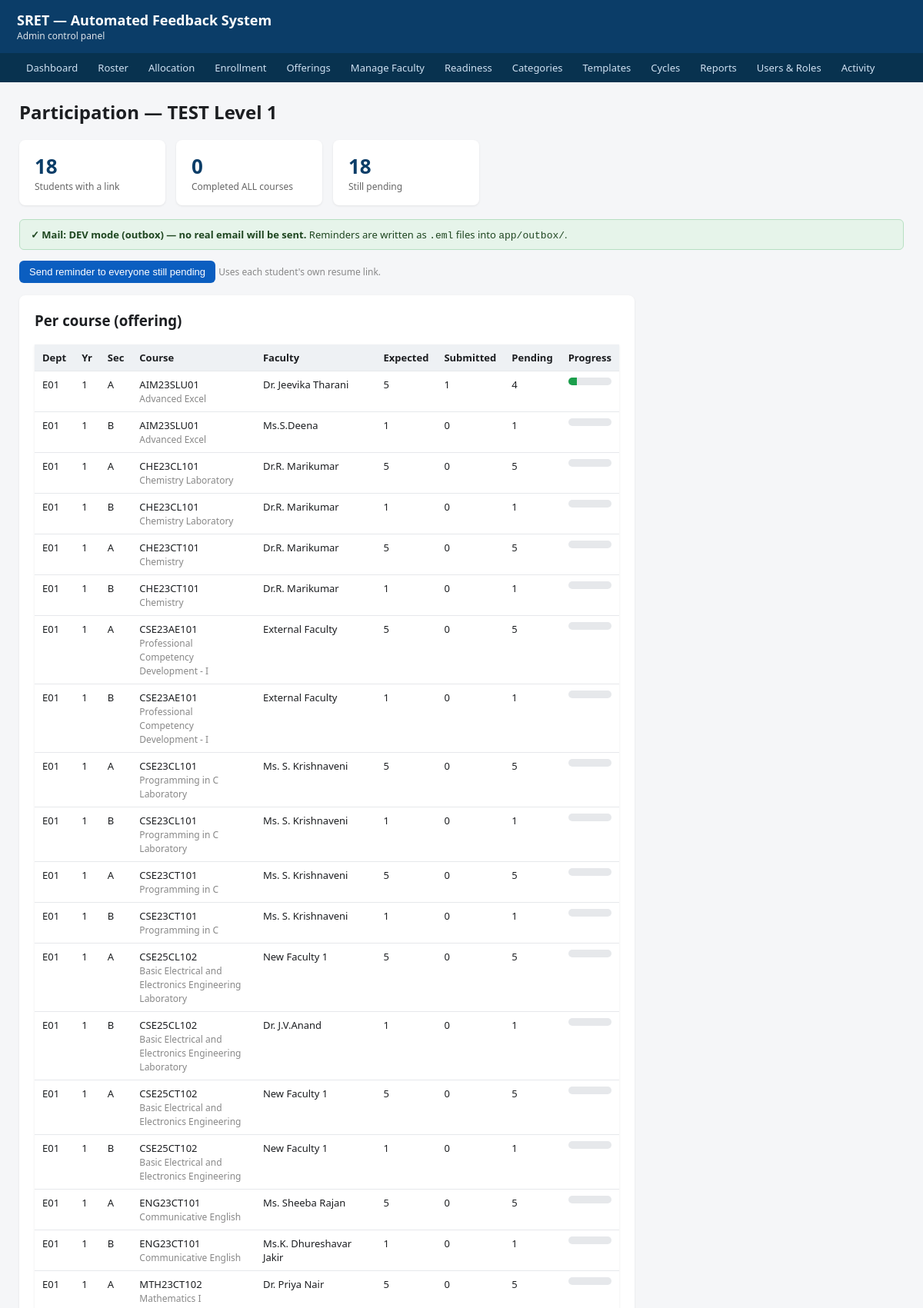
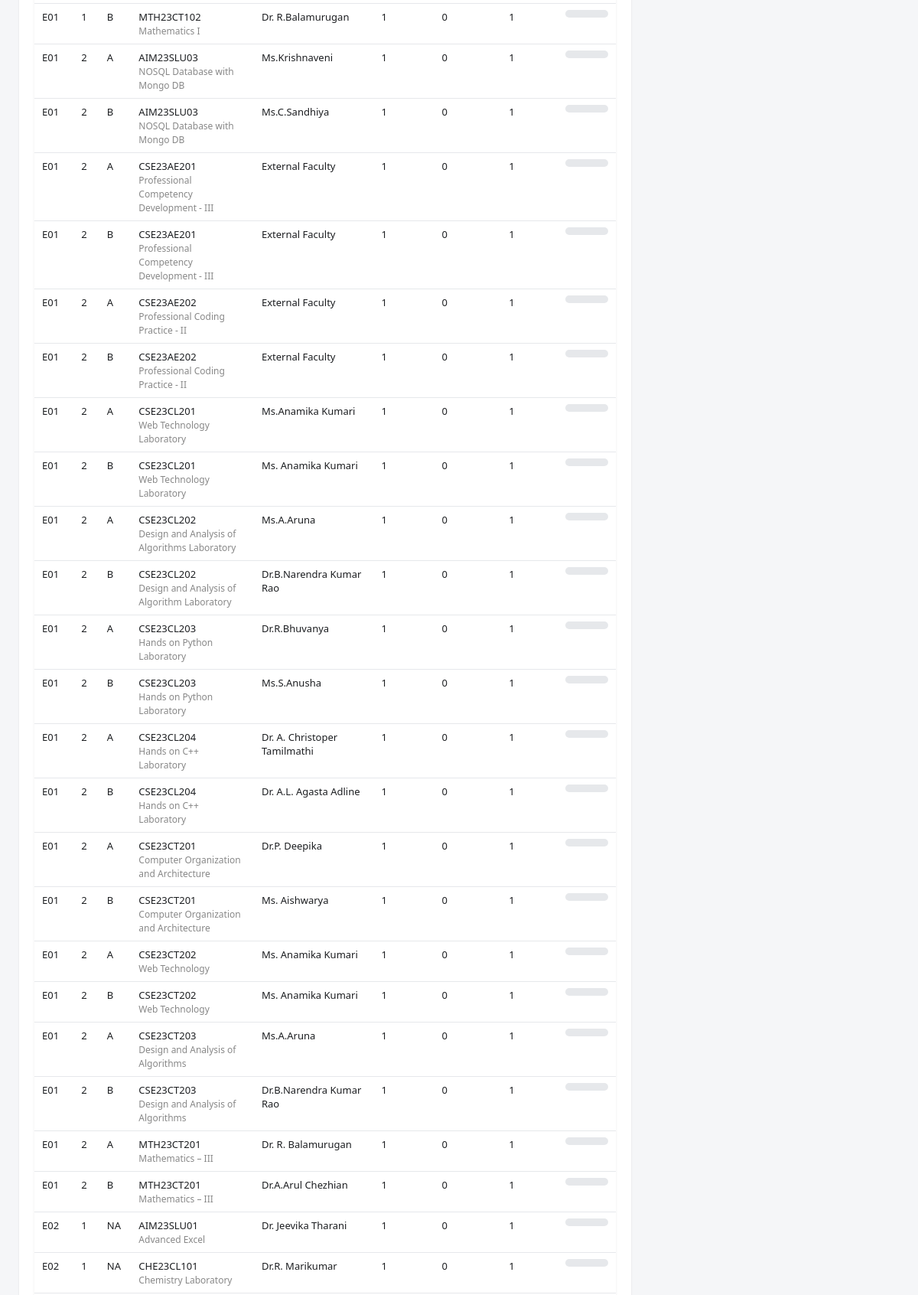
The app's page /admin/cycles/5/participation (upper part) with its own data (2 pictures, top to bottom).
### tables this page shows
CREATE TABLE cycle (
    id            INTEGER PRIMARY KEY AUTOINCREMENT,
    code          TEXT NOT NULL,            -- 'CA1' / 'CA3' / 'testCA1' (spec §9)
    label         TEXT NOT NULL,            -- 'CA1 – Intermediate'
    academic_year TEXT NOT NULL,            -- 'AY 2026-27' (which AY this cycle belongs to)
    semester      TEXT,                     -- 'ODD'/'EVEN' — the semester this cycle covers
    email_body    TEXT,                     -- editable email text with {placeholders}
    is_open       INTEGER NOT NULL DEFAULT 0, -- 1 = accepting submissions (legacy flag, kept)
    -- v3 lifecycle (spec §9): DRAFT while uploads/readiness in progress, OPEN once
    -- the Readiness Check passes and invitations go out, CLOSED after the window,
    -- ARCHIVED once the per-cycle DB is moved aside.
    status        TEXT NOT NULL DEFAULT 'DRAFT', -- DRAFT / OPEN / CLOSED / ARCHIVED
    -- is_test (spec §9.1) — THE critical safety flag. When 1, ALL outbound email
    -- is hard-redirected to a test address inside the mailer (not by config), and
    -- generated PDFs carry a 'TEST DATA' watermark; test cycles are excluded from
    -- every real analytic and can be deleted wholesale.
    is_test       INTEGER NOT NULL DEFAULT 0,
    -- readiness_state (spec §8.6) — cached result of the Readiness Check:
    -- 'UNKNOWN' (not yet run), 'NOT_READY' (errors outstanding), 'READY' (gate open).
    -- The "Open cycle" action is disabled unless this reads 'READY'.
    readiness_state TEXT NOT NULL DEFAULT 'UNKNOWN', threshold_overall REAL NOT NULL DEFAULT 8.0, threshold_section REAL, min_responses INTEGER NOT NULL DEFAULT 10, dist_intro TEXT,
    UNIQUE (academic_year, code)
);

CREATE TABLE offering (
    id             INTEGER PRIMARY KEY AUTOINCREMENT,
    cycle_code     TEXT    NOT NULL,         -- which cycle's allocation this belongs to (scope)
    academic_year  TEXT    NOT NULL,         -- 'AY 2026-27' (kept for report headers + filenames)
    semester       TEXT,                     -- 'ODD'/'EVEN' (spec §7.2) — free-form, editable
    programme      TEXT,                     -- display label 'B.Tech'/'B.Sc'/'M.Sc'
    dept_code      TEXT    NOT NULL,         -- programme code E01…E81 (must exist in programme master)
    year_of_study  INTEGER NOT NULL,         -- 1..4 — must match a roster row (cross-check §7.2)
    section        TEXT    NOT NULL DEFAULT 'NA', -- 'A'/'B' or 'NA' if the class is not divided
    course_code    TEXT    NOT NULL,         -- e.g. 'CS4001'
    course_name    TEXT,                     -- e.g. 'Cloud Computing'
    course_type    TEXT    NOT NULL DEFAULT 'CORE', -- CORE / ELECTIVE / LAB / PROJECT (spec §7.2, §7.4)
    elective_basket TEXT,                    -- 'Elective-I' — required iff course_type=ELECTIVE
    faculty         TEXT,                    -- faculty display name, e.g. 'Dr. Priya R'
    faculty_email   TEXT,                    -- institutional email (validated at upload §7.2)
    faculty_id      TEXT,                    -- stable key across cycles, e.g. 'SRET1234'
    role            TEXT NOT NULL DEFAULT 'Primary', -- 'Primary' / 'Co-teacher'
    expected_students INTEGER,               -- optional; blank for electives (derived from enrollment)
    category_id     INTEGER,                 -- FK to category; auto-detected from code, editable
    source_sheet    TEXT,                    -- audit trail if produced by the migration helper
    source_cell     TEXT,                    -- audit trail if produced by the migration helper
    FOREIGN KEY (category_id) REFERENCES category(id)
);

### admin/cycles.py (the view)
@admin_bp.route("/cycles/<int:cycle_id>/participation")
def participation(cycle_id):
    conn = get_master()
    c = conn.execute("SELECT * FROM cycle WHERE id=?", (cycle_id,)).fetchone()
    if c is None:
        conn.close(); flash("Cycle not found.", "error")
        return redirect(url_for("admin.cycles_list"))
    path = db.cycle_db_path(c["academic_year"], c["code"])
    if not os.path.exists(path):
        conn.close()
        flash("No tokens generated for this cycle yet.", "error")
        return redirect(url_for("admin.cycles_list"))
    cy = _open_cycle_db(c)
    tokens = cy.execute("SELECT * FROM token").fetchall()
    cy.close()
    per_offering = {}
    per_student = []
    n_completed_all = 0
    for t in tokens:
        student = conn.execute(
            "SELECT * FROM students WHERE reg_no=? AND cycle_code=?",
            (t["reg_no"], c["code"])).fetchone()
        if student is None:
            continue  # token for a since-excluded/removed student; skip defensively
        courses = services.courses_for_student(conn, student, c["code"])
        try:
            progress = json.loads(t["progress_json"] or "{}")
        except ValueError:
            progress = {}
        done_ids = {int(k) for k, v in progress.items() if v == "done"}
        total = len(courses)
        done = sum(1 for o in courses if o["id"] in done_ids)
        if t["completed_all"]:
            n_completed_all += 1
        per_student.append({
            "reg_no": student["reg_no"], "name": student["name"],
            "email": student["email"], "dept_code": student["dept_code"],
            "done": done, "total": total,
            "completed_all": bool(t["completed_all"]),
        })
        for o in courses:
            acc = per_offering.setdefault(
                o["id"], {"offering": o, "expected": 0, "submitted": 0})
            acc["expected"] += 1
            if o["id"] in done_ids:
                acc["submitted"] += 1
    conn.close()
    offering_rows = []
    for oid, acc in per_offering.items():
        acc["pending"] = acc["expected"] - acc["submitted"]
        offering_rows.append(acc)
    offering_rows.sort(key=lambda a: (a["offering"]["dept_code"],
                                      a["offering"]["year_of_study"],
                                      a["offering"]["course_code"]))
    per_student.sort(key=lambda s: (s["completed_all"], s["reg_no"]))
    m = emailer.active_mode()                    # gmail-api > smtp > dev-outbox
    mail = {
        "live": m["live"],
        "host": m["host"],
        "from_addr": m["from_addr"],
        "is_test": bool(c["is_test"]),
        "test_redirect": Config.TEST_REDIRECT_EMAIL,
        "reaches_students": m["live"] and not bool(c["is_test"]),
    }
    return render_template("participation.html", cycle=c,
                           per_student=per_student, offering_rows=offering_rows,
                           n_tokens=len(tokens), n_completed_all=n_completed_all,
                           mail=mail)

### activity_log.py (called while the page is built, shortened)
def _should_log(response):
    if request.blueprint == "student":
        return False
    if request.endpoint == "static" or request.endpoint is None:
        return False
    if request.method in _MUTATING_METHODS:
        return True
    if request.endpoint in SENSITIVE_GET:
        return True
    return False

def _after_request(response):
    try:
        if not _should_log(response):
            return response
    except Exception as exc:            # noqa: BLE001 — the hook must be bullet-proof
        print("activity_log: after_request hook error — %s" % exc, file=sys.stderr)
    return response

### admin/cycles.py (called while the page is built)
def _read_cycle_schema():
    path = os.path.join(Config.BASE_DIR, "schema_cycle.sql")
    with open(path, "r", encoding="utf-8") as fh:
        return fh.read()

def _open_cycle_db(cycle_row):
    conn = get_cycle(cycle_row["academic_year"], cycle_row["code"])
    conn.executescript(_read_cycle_schema())
    conn.commit()
    return conn

### db.py (called while the page is built)
def _configure(conn: sqlite3.Connection) -> sqlite3.Connection:
    conn.row_factory = sqlite3.Row
    conn.execute("PRAGMA journal_mode=WAL;")
    conn.execute("PRAGMA foreign_keys=ON;")
    conn.execute("PRAGMA synchronous=NORMAL;")
    return conn

def _ensure_data_dir() -> None:
    os.makedirs(Config.DATA_DIR, exist_ok=True)

def get_master() -> sqlite3.Connection:
    _ensure_data_dir()
    conn = sqlite3.connect(Config.MASTER_DB)
    return _configure(conn)

def cycle_db_path(ay_label: str, cycle_code: str) -> str:
    ay_clean = ay_label.replace("AY", "").strip().replace(" ", "")
    filename = f"cycle_{ay_clean}_{cycle_code}.db"
    return os.path.join(Config.DATA_DIR, filename)

def get_cycle(ay_label: str, cycle_code: str) -> sqlite3.Connection:
    _ensure_data_dir()
    conn = sqlite3.connect(cycle_db_path(ay_label, cycle_code))
    return _configure(conn)

### emailer.py (called while the page is built)
def smtp_settings():
    host = os.environ.get("FEEDBACK_SMTP_HOST", "").strip()
    return {
        "host": host,
        "port": int(os.environ.get("FEEDBACK_SMTP_PORT", "587")),
        "user": os.environ.get("FEEDBACK_SMTP_USER", "").strip(),
        "password": os.environ.get("FEEDBACK_SMTP_PASS", ""),
        "from_addr": os.environ.get("FEEDBACK_SMTP_FROM",
                                    os.environ.get("FEEDBACK_SMTP_USER", "feedback@sret.local")).strip(),
        "enabled": bool(host),   # real mode iff a host is configured
    }

### templates/participation.html (shortened to what this page needs)
{% extends "base.html" %}
{% block content %}
  <h2 style="margin-top:0">Participation — {{ cycle.label }}</h2>
  <div class="cards">
    <div class="metric"><div class="n">{{ n_tokens }}</div><div class="l">Students with a link</div></div>
    <div class="metric"><div class="n">{{ n_completed_all }}</div><div class="l">Completed ALL courses</div></div>
    <div class="metric"><div class="n">{{ n_tokens - n_completed_all }}</div><div class="l">Still pending</div></div>
  </div>
  {% if not mail.live %}
    <div class="flash" style="background:#e6f4ea; color:#1e4620; border:1px solid #b7dfc2">
      <strong>✓ Mail: DEV mode (outbox) — no real email will be sent.</strong>
      Reminders are written as <code>.eml</code> files into <code>app/outbox/</code>.
    </div>
  {% else %}
    <div class="flash" style="background:#fdecea; color:#7a1c15; border:1px solid #f0b3ac">
      <strong>🔴 Mail: SMTP LIVE — reminders will go to REAL students.</strong>
      Sending via <code>{{ mail.host }}</code> from <code>{{ mail.from_addr }}</code>, no test redirect.
      Once sent it cannot be recalled.
    </div>
  {% endif %}
  <form method="post" action="{{ url_for('admin.participation_remind', cycle_id=cycle.id) }}"
        onsubmit="return confirmRemind()" style="margin-bottom:16px">
    <button class="btn" type="submit">Send reminder to everyone still pending</button>
    <span class="muted">Uses each student's own resume link.</span>
  </form>
  <div class="card">
    <h3 style="margin-top:0">Per course (offering)</h3>
    <table>
      <thead><tr><th>Dept</th><th>Yr</th><th>Sec</th><th>Course</th><th>Faculty</th><th>Expected</th><th>Submitted</th><th>Pending</th><th>Progress</th></tr></thead>
      <tbody>
        {% for a in offering_rows %}
          <tr>
            <td>{{ a.offering.dept_code }}</td>
            <td>{{ a.offering.year_of_study }}</td>
            <td>{{ a.offering.section if a.offering.section else '' }}</td>
            <td>{{ a.offering.course_code }}<br><span class="muted">{{ a.offering.course_name if a.offering.course_name else '' }}</span></td>
            <td>{{ a.offering.faculty if a.offering.faculty else '' }}</td>
            <td>{{ a.expected }}</td>
            <td>{{ a.submitted }}</td>
            <td>{{ a.pending }}</td>
            <td><div class="bar"><span style="width:{{ (100 * a.submitted / a.expected)|round(0,'floor') if a.expected else 0 }}%"></span></div></td>
          </tr>
        {% else %}
          <tr><td colspan="9">No participation data yet.</td></tr>
        {% endfor %}
      </tbody>
    </table>
  </div>
{% endblock %}

### templates/base.html (style rules this page uses)
body { font-family: system-ui, Arial, sans-serif; margin: 0; background:#f5f6f8; color:#1c1e21; }
table { border-collapse:collapse; width:100%; background:#fff; box-shadow:0 1px 3px rgba(0,0,0,.08); }
th, td { text-align:left; padding:8px 10px; border-bottom:1px solid #e6e8eb; font-size:13px; vertical-align:top; }
th { background:#eef1f4; position:sticky; top:0; }
a.btn, button.btn { display:inline-block; background:#0b5ec0; color:#fff; border:none; padding:7px 13px; border-radius:6px; font-size:13px; text-decoration:none; cursor:pointer; }
.flash { padding:10px 14px; border-radius:6px; margin-bottom:14px; font-size:13px; }
.card { background:#fff; padding:20px; border-radius:8px; box-shadow:0 1px 3px rgba(0,0,0,.08); max-width:760px; margin-bottom:16px; }
.cards { display:flex; gap:14px; flex-wrap:wrap; margin-bottom:18px; }
.metric { background:#fff; border-radius:8px; box-shadow:0 1px 3px rgba(0,0,0,.08); padding:16px 20px; min-width:150px; }
.metric .n { font-size:26px; font-weight:700; color:#0b3d68; }
.metric .l { font-size:12px; color:#666; }
.muted { color:#888; font-size:12px; }
.bar { height:10px; background:#e6e8eb; border-radius:6px; overflow:hidden; max-width:220px; }
.bar > span { display:block; height:100%; background:#1b9e4b; }

### records on screen
cycle: offering.dept_code "E01", offering.year_of_study "1", offering "B", offering.course_code "AIM23SLU01", offering "Advanced Excel", offering "Ms.S.Deena", expected "1", submitted "0", pending "1", offering "A", offering.course_code "CHE23CL101", offering "Chemistry Laboratory", offering "Dr.R. Marikumar", expected "5", pending "5", offering.course_code "CHE23CT101", offering "Chemistry", offering.course_code "CSE23AE101", offering "Professional Competency Development - I", offering "External Faculty", offering.course_code "CSE23CL101", offering "Programming in C Laboratory", offering "Ms. S. Krishnaveni", offering.course_code "CSE23CT101", offering "Programming in C", offering.course_code "CSE25CL102", offering "Basic Electrical and Electronics Engineering Laboratory", offering "New Faculty 1", offering "Dr. J.V.Anand", offering.course_code "CSE25CT102", offering "Basic Electrical and Electronics Engineering", offering.course_code "ENG23CT101", offering "Communicative English", offering "Ms. Sheeba Rajan", offering "Ms.K. Dhureshavar Jakir", offering.course_code "MTH23CT102", offering "Mathematics I", offering "Dr. Priya Nair", offering "Dr. R.Balamurugan", offering.year_of_study "2", offering.course_code "AIM23SLU03", offering "NOSQL Database with Mongo DB", offering "Ms.Krishnaveni", offering "Ms.C.Sandhiya", offering.course_code "CSE23AE201", offering "Professional Competency Development - III", offering.course_code "CSE23AE202", offering "Professional Coding Practice - II", offering.course_code "CSE23CL201", offering "Web Technology Laboratory", offering "Ms.Anamika Kumari", offering "Ms. Anamika Kumari", offering.course_code "CSE23CL202", offering "Design and Analysis of Algorithms Laboratory", offering "Ms.A.Aruna", offering "Design and Analysis of Algorithm Laboratory", offering "Dr.B.Narendra Kumar Rao", offering.course_code "CSE23CL203", offering "Hands on Python Laboratory", offering "Dr.R.Bhuvanya", offering "Ms.S.Anusha", offering.course_code "CSE23CL204", offering "Hands on C++ Laboratory", offering "Dr. A. Christoper Tamilmathi", offering "Dr. A.L. Agasta Adline", offering.course_code "CSE23CT201", offering "Computer Organization and Architecture", offering "Dr.P. Deepika", offering "Ms. Aishwarya", offering.course_code "CSE23CT202", offering "Web Technology", offering.course_code "CSE23CT203", offering "Design and Analysis of Algorithms", offering.course_code "MTH23CT201", offering "Mathematics – III", offering "Dr. R. Balamurugan", offering "Dr.A.Arul Chezhian", offering.dept_code "E02", offering "NA", offering "Dr. Jeevika Tharani"
offering: offering.dept_code "E01", offering.year_of_study "1", offering "A", offering.course_code "AIM23SLU01", offering "Advanced Excel", offering "Dr. Jeevika Tharani"

### other values on screen
{{ n_tokens }} "18"
{{ n_completed_all }} "0"
{{ n_tokens - n_completed_all }} "18"
{{ a.expected }} "5"
{{ a.submitted }} "1"
{{ a.pending }} "4"
